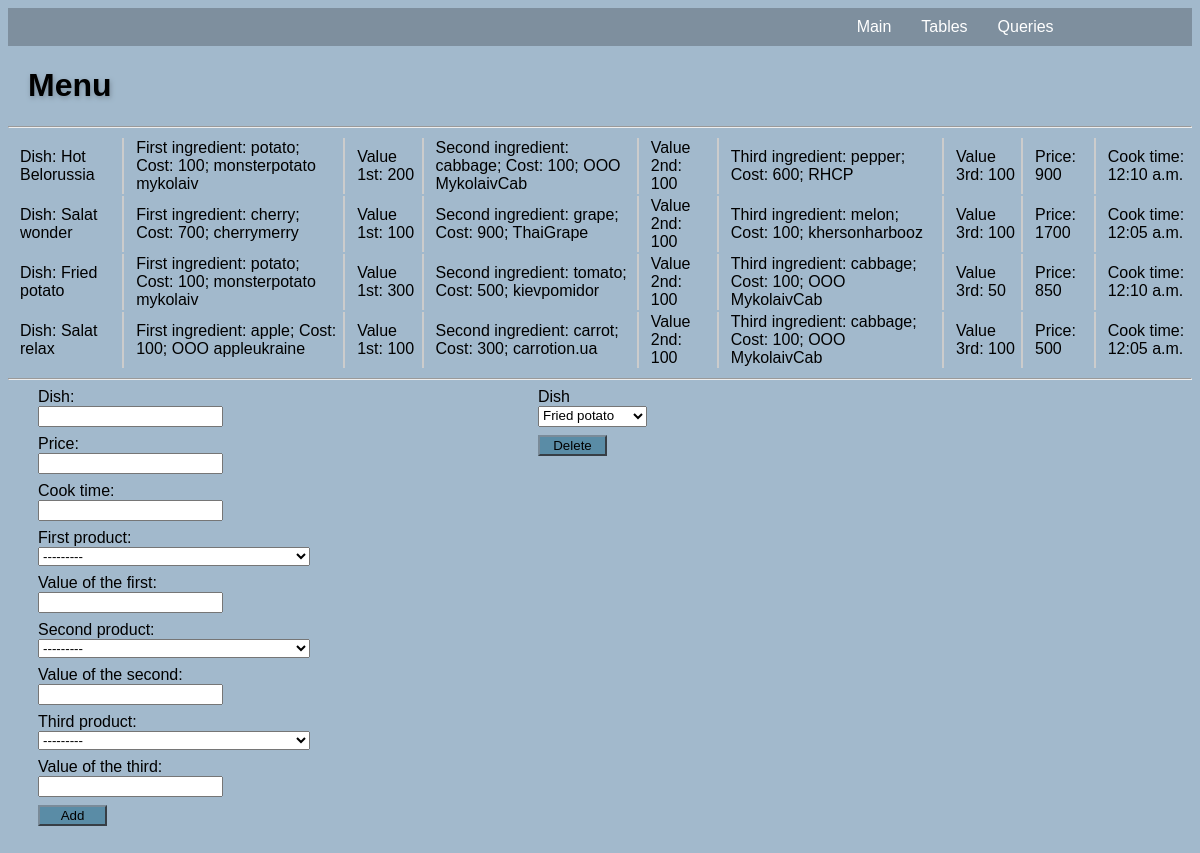
/tables/menu, run on the app's committed database.
### Tables/models.py (models this page shows, shortened)
class Menu(models.Model):
    idmenu = models.AutoField(primary_key=True)
    menuname = models.CharField("Dish",max_length=50, null=False)
    idfirstitem = models.ForeignKey(Storage, related_name="%(app_label)s_%(class)s_firstitemrelated", verbose_name="First product")
    firstitemvalue = models.IntegerField("Value of the first",null=False)
    idsecondtitem = models.ForeignKey(Storage, related_name="%(app_label)s_%(class)s_seconditemrelated", verbose_name="Second product")
    seconditemvalue = models.IntegerField("Value of the second",null=False)
    idthirdtitem = models.ForeignKey(Storage, related_name="%(app_label)s_%(class)s_thirditemrelated", verbose_name="Third product")
    thirditemvalue = models.IntegerField("Value of the third",null=False)
    price = models.IntegerField("Price",null=False)
    cooktime = models.TimeField("Cook time",null=False)

class Storage(models.Model):
    idstorage = models.AutoField(primary_key=True)
    itemname = models.CharField("Product",max_length=50, null=False)
    itemdate = models.DateField("Date of production",null=False)
    itemvalue = models.IntegerField("Value",null=False,default=100)
    itemtouse = models.DateField("Date to use",null=False)
    itemcost = models.IntegerField("Cost",null=False, default=100)
    itemprovider = models.CharField("Provider",null=False, max_length=50)
    def __str__(self):
        return '%s; Cost: %s; %s'%(self.itemname, self.itemcost, self.itemprovider)

### Tables/views.py (the view)
def menu(request):
    mform = MenuForm()
    if request.method == 'POST':
        if "Add" in request.POST:
            mform = MenuForm(request.POST)
            if mform.is_valid():
                dish = mform.save(commit=False)
                dish.save()
                mform = MenuForm()
    elif request.method == 'GET':
        if "Delete" in request.GET:
            delmenu = request.GET['menuname']
            Menu.objects.filter(menuname=delmenu).delete()
    else:
        mform = MenuForm()
    return render(request, 'menu.html', {'menu': Menu.objects.all(), 'form': mform, 'dishnames':Menu.objects.order_by('menuname').values_list('menuname', flat=True).distinct()})

### Tables/forms.py
class MenuForm(forms.ModelForm):
    class Meta:
        model = Menu
        fields = ['idmenu', 'menuname', 'price', 'cooktime', 'idfirstitem', 'firstitemvalue', 'idsecondtitem', 'seconditemvalue', 'idthirdtitem', 'thirditemvalue']

### templates/menu.html (shortened to what this page needs)
<!DOCTYPE html>
<html lang="en">
<head>
    {% load static %}
    <link rel="stylesheet" href="{% static 'style.css' %}">
</head>
<body>
<header>
    <div class="nav">
      <ul class="menu">
        <li><a href=#>Queries</a>
    </li>
    <li><a href=#>Tables</a>
    </li>
    <li><a href="index">Main</a></li>
</ul>
    </div>
  </header>
<H1>Menu</H1><HR>
<table width=100%>
    {% for dish in menu %}
        <tr>
            <td>Dish: {{dish.menuname}}</td>
            <td>First ingredient: {{dish.idfirstitem}}</td>
            <td>Value 1st: {{dish.firstitemvalue}}</td>
            <td>Second ingredient: {{dish.idsecondtitem}}</td>
            <td>Value 2nd: {{dish.seconditemvalue}}</td>
            <td>Third ingredient: {{dish.idthirdtitem}}</td>
            <td>Value 3rd: {{dish.thirditemvalue}}</td>
            <td>Price: {{dish.price}}</td>
            <td style="border-right:None">Cook time: {{dish.cooktime}}</td>
        </tr>
    {% endfor %}
</table>
<hr>
<div style="width:100%;">
<form method="POST" style="width:500px;display: inline-block; margin-left: 20px;padding-left: 10px;"> {% csrf_token %}
    {%for field in form%}
        <label class="control-label">{{field.label_tag}}</label>
        <div style="padding-bottom:8px">{{field}}</div>
    {%endfor%}
    <button type="submit" name="Add">Add</button> </form>
<form method="GET" style="width:500px;display: inline-block; position: absolute">
    <label>Dish</label><br>
    <select name="menuname" required="" style="margin-bottom:8px; padding-bottom:2px">
        {% for dishname in dishnames %}
            <option>{{dishname}}</option>
        {%endfor%}
    </select><br>
    <button type="submit" name="Delete" >Delete</button> </form>
</div>
</body>
</html>

### static/style.css (style rules this page uses)
body { background: #A2B9CC; font-family: 'Oswald', sans-serif; }
button { background-color: #5A8CA6; border-color: #7A8B99; width:69px; margin-bottom: 50px; }
h1 { text-shadow: 1px 2px 5px #7A8B99; font-size-adjust: auto; margin-left: 20px; }
header { margin: 0; padding: 0; background-color: rgba(122, 139, 153, 0.9); }
.nav ul { font-family: 'Oswald', sans-serif; display: block; margin:0; margin-right: 10%; padding: 0; list-style: none; }
.nav ul:after { display: block; content: ' '; clear: both; float: none; }
.nav ul.menu > li { float: right; padding-right:10px; position: relative; }
.nav ul.menu > li > a { display: block; padding: 10px; color: white; text-decoration: none; }
select { max-width:490px; }
td { border-right: 2px solid #ccc; margin-left: 20px; padding-right:5px; padding-left: 10px; }

### data on the page
Menu: menuname "Hot Belorussia", idfirstitem "potato; Cost: 100; monsterpotato mykolaiv", firstitemvalue "200", idsecondtitem "cabbage; Cost: 100; OOO MykolaivCab", seconditemvalue "100", idthirdtitem "pepper; Cost: 600; RHCP", thirditemvalue "100", price "900", cooktime "12:10 a.m."
Menu: menuname "Salat wonder", idfirstitem "cherry; Cost: 700; cherrymerry", firstitemvalue "100", idsecondtitem "grape; Cost: 900; ThaiGrape", seconditemvalue "100", idthirdtitem "melon; Cost: 100; khersonharbooz", thirditemvalue "100", price "1700", cooktime "12:05 a.m."
Menu: menuname "Fried potato", idfirstitem "potato; Cost: 100; monsterpotato mykolaiv", firstitemvalue "300", idsecondtitem "tomato; Cost: 500; kievpomidor", seconditemvalue "100", idthirdtitem "cabbage; Cost: 100; OOO MykolaivCab", thirditemvalue "50", price "850", cooktime "12:10 a.m."
Menu: menuname "Salat relax", idfirstitem "apple; Cost: 100; OOO appleukraine", firstitemvalue "100", idsecondtitem "carrot; Cost: 300; carrotion.ua", seconditemvalue "100", idthirdtitem "cabbage; Cost: 100; OOO MykolaivCab", thirditemvalue "100", price "500", cooktime "12:05 a.m."

### other printed values
{{ field.label_tag }} "Dish:" "Price:" "Cook time:" "First product:" "Value of the first:" "Second product:" "Value of the second:" "Third product:" "Value of the third:"
form field menuname "Fried potato"
